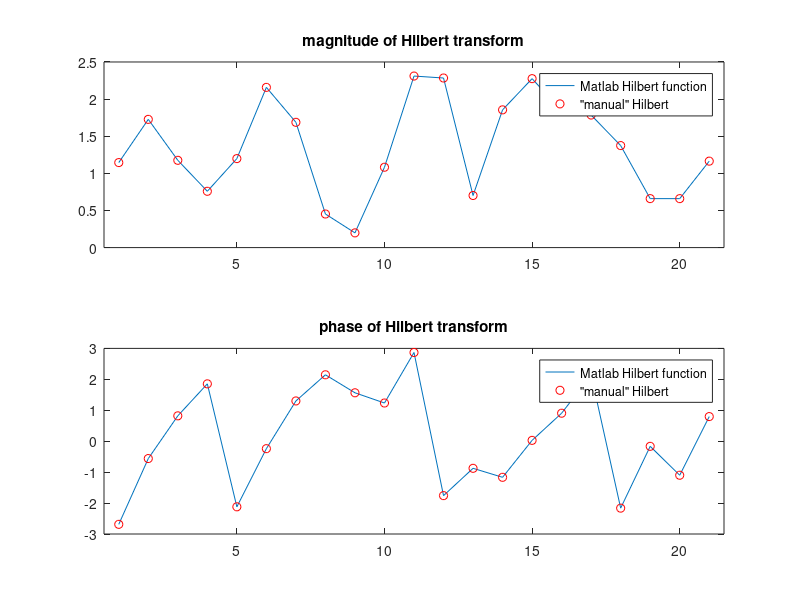

Source code (MATLAB): (Note: this script raises an error after producing the figure.)
%% mikexcohen.com

%% the FFT-based hilbert transform

% generate random numbers
n = 21;
randomnumbers = randn(n,1);

% take FFT
f = fft(randomnumbers);
% create a copy that is multiplied by the complex operator
complexf = 1i*f;

% find indices of positive and negative frequencies
posF = 2:floor(n/2)+mod(n,2);
negF = ceil(n/2)+1+~mod(n,2):n;

% rotate Fourier coefficients
% (note 1: this works by computing the iAsin(2pft) component, i.e., the phase quadrature)
% (note 2: positive frequencies are rotated counter-clockwise; negative frequencies are rotated clockwise)
f(posF) = f(posF) + -1i*complexf(posF);
f(negF) = f(negF) +  1i*complexf(negF);
% The next two lines are an alternative and slightly faster method. 
% The book explains why this is equivalent to the previous two lines.
% f(posF) = f(posF)*2;
% f(negF) = f(negF)*0;

% take inverse FFT
hilbertx = ifft(f);

% compare with Matlab function hilbert
hilbertm = hilbert(randomnumbers);

% plot results
figure(1), clf
subplot(211)
plot(abs(hilbertm))
hold on
plot(abs(hilbertx),'ro')
set(gca,'xlim',[.5 n+.5])
legend({'Matlab Hilbert function';'"manual" Hilbert'})
title('magnitude of Hilbert transform')

subplot(212)
plot(angle(hilbertm))
hold on
plot(angle(hilbertx),'ro')
set(gca,'xlim',[.5 n+.5])
legend({'Matlab Hilbert function';'"manual" Hilbert'})
title('phase of Hilbert transform')

%% try with real data

load sampleEEGdata

% ERP, and its hilbert transform
erp  = squeeze(mean(EEG.data(48,:,:),3));
erpH = hilbert(erp);

figure(2), clf

% plot ERP and real part of Hilbert transformed ERP
subplot(311)
plot(EEG.times,erp), hold on
plot(EEG.times,real(erpH),'r')
legend({'ERP';'real(hilbert(erp))'})

% plot ERP and magnitude
subplot(312)
plot(EEG.times,erp), hold on
plot(EEG.times,abs(erpH),'r')
legend({'ERP';'abs(hilbert(erp))'})

% plot ERP and phase angle time series
subplot(313)
plot(EEG.times,erp), hold on
plot(EEG.times,angle(erpH),'r')
legend({'ERP';'angle(hilbert(erp))'})
xlabel('Time (ms)'), ylabel('Voltage or radians')



% plot as 3d line
figure(3), clf
plot3(EEG.times,real(erpH),imag(erpH))
xlabel('Time (ms)'), ylabel('Real part'), zlabel('Imaginary part')
axis tight
rotate3d

%% done.
